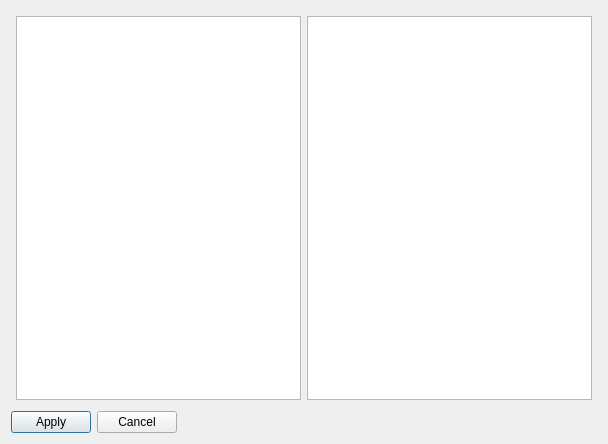
<?xml version="1.0" encoding="UTF-8"?>
<ui version="4.0">
 <class>CharacteristicsDlg</class>
 <widget class="QDialog" name="CharacteristicsDlg">
  <property name="geometry">
   <rect>
    <x>0</x>
    <y>0</y>
    <width>608</width>
    <height>444</height>
   </rect>
  </property>
  <property name="windowTitle">
   <string>Values of </string>
  </property>
  <layout class="QVBoxLayout" name="verticalLayout">
   <item>
    <layout class="QHBoxLayout" name="horizontalLayout_2">
     <property name="leftMargin">
      <number>5</number>
     </property>
     <property name="topMargin">
      <number>5</number>
     </property>
     <property name="rightMargin">
      <number>5</number>
     </property>
     <property name="bottomMargin">
      <number>5</number>
     </property>
     <item>
      <widget class="QTableView" name="tableView"/>
     </item>
     <item>
      <widget class="PlotView" name="graphicsView">
       <property name="maximumSize">
        <size>
         <width>16777215</width>
         <height>16777215</height>
        </size>
       </property>
      </widget>
     </item>
    </layout>
   </item>
   <item>
    <layout class="QHBoxLayout" name="horizontalLayout">
     <property name="leftMargin">
      <number>0</number>
     </property>
     <property name="topMargin">
      <number>0</number>
     </property>
     <property name="rightMargin">
      <number>0</number>
     </property>
     <property name="bottomMargin">
      <number>0</number>
     </property>
     <item>
      <widget class="QPushButton" name="btnApply">
       <property name="text">
        <string>Apply</string>
       </property>
      </widget>
     </item>
     <item>
      <widget class="QPushButton" name="btnCancel">
       <property name="text">
        <string>Cancel</string>
       </property>
      </widget>
     </item>
     <item>
      <spacer name="horizontalSpacer">
       <property name="orientation">
        <enum>Qt::Horizontal</enum>
       </property>
       <property name="sizeHint" stdset="0">
        <size>
         <width>40</width>
         <height>20</height>
        </size>
       </property>
      </spacer>
     </item>
    </layout>
   </item>
  </layout>
 </widget>
 <customwidgets>
  <customwidget>
   <class>PlotView</class>
   <extends>QGraphicsView</extends>
   <header>plot_view.h</header>
  </customwidget>
 </customwidgets>
 <resources/>
 <connections/>
</ui>
